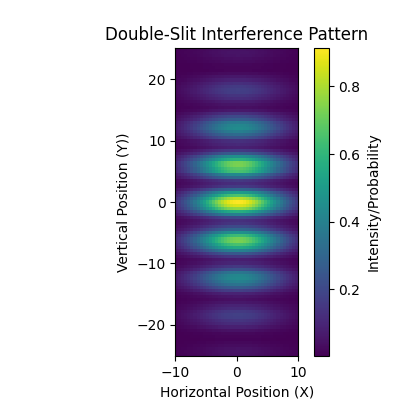

This figure's Python source:
# Double slit simulation
# Works in 2 stages:
# 1. Obtain interference pattern from a single qubit with phase modulation
# 2. Postprocess the result classically to simulate diffraction
# You can apply 'which-path' measurement, the interference pattern is destroyed.

from qiskit_ibm_runtime import QiskitRuntimeService, SamplerV2 as Sampler
from qiskit_aer import AerSimulator
from qiskit import QuantumCircuit, transpile
from qiskit.circuit import Parameter
from qiskit.transpiler import generate_preset_pass_manager
import matplotlib.pyplot as plt
import numpy as np

# --- CONFIGURATION SWITCH ---
USE_SIMULATOR = False
# Set to False to run on real hardware
# ----------------------------

# 1. Define the backend based on the config variable
if USE_SIMULATOR:
    # Use the local Aer simulator
    backend = AerSimulator()
    print("Using local Aer simulator.")
else:
    # Use the IBM Quantum hardware via Qiskit Runtime
    service = QiskitRuntimeService() 
    # Select the least busy available QPU (Quantum Processing Unit)
    backend = service.least_busy(operational=True, simulator=False) 
    print(f"Using IBM hardware: {backend.name}")

sampler = Sampler(backend)
pm = generate_preset_pass_manager(optimization_level=1, backend=backend)

# Simulation parameters
shots_per_point = 256 # Reduced shots for speed in 2D grid
range_x = 10
range_y = 8
step_x  = 0.5
step_y  = 0.5
v_gauss = 8.0 # slot width
h_gauss = 4.0 # slot length

phi_param = Parameter('phi')

# Loop over every pixel coordinate on the virtual screen
# Define screen resolution (coarser grid for speed)
screen_y = np.arange(-range_y * np.pi, range_y * np.pi, step_y) 
screen_x = np.arange(-range_x, range_x, step_x)                 
num_y_points = len(screen_y)
num_x_points = len(screen_x)
# Initialize a 2D array to store the intensity data
intensity_map = np.zeros((num_y_points, num_x_points))

# Setup quantum circuit
phi_param_range = [-range_y * np.pi, range_y * np.pi, step_y]
phi_param = Parameter('phi')
qc = QuantumCircuit(1, 1)
qc.h(0)     # Prepare in superposition
# If you uncomment the next instruction, you simulate 
# 'which-path' measurment that destroys the interference pattern 
# qc.measure(0, 0)
qc.p(phi_param, 0) # Apply phase shift
qc.h(0)     # Apply second Hadamard gate to restore superposition
qc.measure_all() # Measure to obtain the interference pattern

# Prepare circuit to run
isa_circuit = pm.run(qc)

# Prepare parameters for batch
pubs = []
for value in screen_y:
    pubs.append((isa_circuit, [value], shots_per_point)) 

# Run the sampler and obtain result
job = sampler.run(pubs)
result = job.result()

# Process results clasically to build the 2D map
intensity_map = np.zeros((num_y_points, num_x_points))

for i, pub_result in enumerate(result):
    # Get probability of |0> each simulation
    counts = pub_result.data.meas.get_counts()
    prob_zero = counts.get('0', 0) / shots_per_point
    current_phi = screen_y[i]
    # Gaussian envelope for width (vertical position)
    vertical_envelope = np.exp(-0.3 * (current_phi)**2 / v_gauss**2)

    # Gaussian envelope for length (horizontal position)
    for j, x_pos in enumerate(screen_x):
        horizontal_envelope = np.exp(-0.3 * (x_pos)**2 / h_gauss**2)
        # Apply envelopes 
        intensity_map[i, j] = prob_zero * horizontal_envelope * vertical_envelope

# Plot the 2D interference pattern
plt.figure(figsize=(4, 4))
plt.imshow(intensity_map, extent=[-range_x, range_x, -range_y * np.pi, range_y * np.pi])
plt.xlabel('Horizontal Position (X)')
plt.ylabel('Vertical Position (Y))')
plt.title('Double-Slit Interference Pattern')
plt.colorbar(label='Intensity/Probability')
plt.show()
